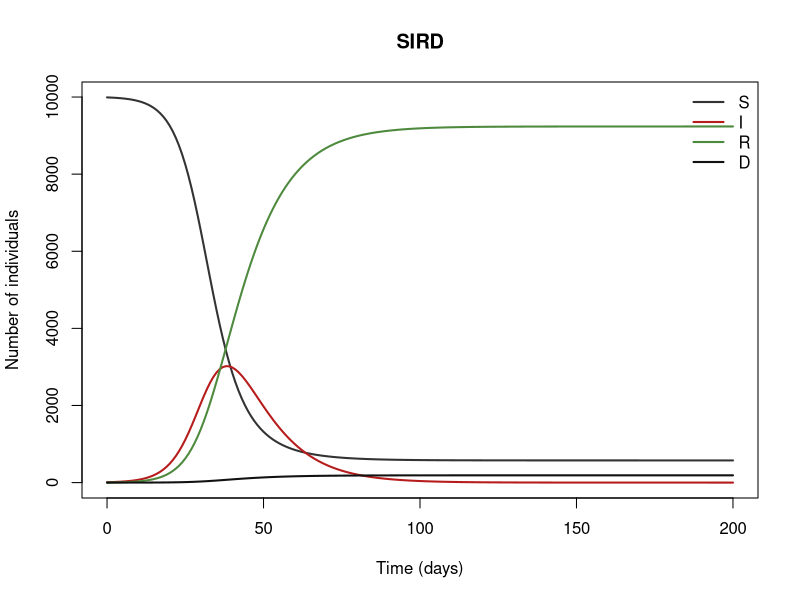
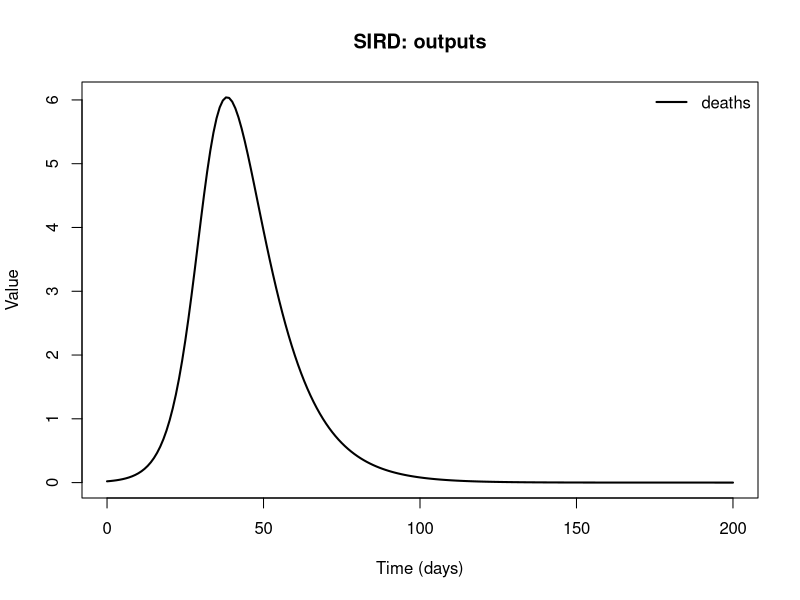

Write R code to recreate these figures, in order.
## SIRD
## SIR with disease-induced deaths. D is excluded from the living population N.
## Reference: Keeling & Rohani (2008), Modeling Infectious Diseases in Humans and Animals, §2.2
##
## Generated from a compartmental model diagram (model format v1).
## Regenerating from the same diagram always gives this exact file.
##
## Compartments: S, I, R, D
## Flows (time unit: days):
##   S -> I  : lam * S
##   I -> R  : gamma * (1 - cfr) * I
##   I -> D  : gamma * cfr * I

library(deSolve)

# ---- Time ------------------------------------------------------------
times <- seq(0, 200, by = 1)  # days

# ---- Parameters ------------------------------------------------------
parameters <- c(
  beta = 0.3,      # transmission rate per day
  gamma = 1 / 10,  # rate of leaving the infectious state
  cfr = 0.02       # case fatality ratio
)

# ---- Initial conditions ----------------------------------------------
state <- c(
  S = 9990,  # Susceptible
  I = 10,    # Infectious
  R = 0,     # Recovered
  D = 0      # Dead
)

# ---- Model equations -------------------------------------------------
sird_model <- function(t, state, parameters) {
  with(as.list(c(state, parameters)), {
    # Total population
    N <- S + I + R

    # Derived quantities
    lam <- beta * I / N  # force of infection

    # Flows recorded as outputs
    deaths <- gamma * cfr * I

    # Rates of change
    dS <- -lam * S
    dI <- lam * S - gamma * (1 - cfr) * I - gamma * cfr * I
    dR <- gamma * (1 - cfr) * I
    dD <- gamma * cfr * I

    list(c(dS, dI, dR, dD), c(deaths = deaths))
  })
}

# ---- Solve -----------------------------------------------------------
out <- ode(y = state, times = times, func = sird_model, parms = parameters)
out <- as.data.frame(out)

# ---- Plot ------------------------------------------------------------
compartment_cols <- c(S = "#333333", I = "#B71C1C", R = "#4E8A3E", D = "#111111")
matplot(out$time, out[, names(compartment_cols)], type = "l", lty = 1, lwd = 2,
        col = compartment_cols, xlab = "Time (days)", ylab = "Number of individuals",
        main = "SIRD")
legend("topright", legend = names(compartment_cols), col = compartment_cols,
       lty = 1, lwd = 2, bty = "n")

output_names <- c("deaths")
matplot(out$time, out[, output_names, drop = FALSE], type = "l", lty = 1, lwd = 2,
        col = seq_along(output_names), xlab = "Time (days)", ylab = "Value",
        main = "SIRD: outputs")
legend("topright", legend = output_names, col = seq_along(output_names),
       lty = 1, lwd = 2, bty = "n")
